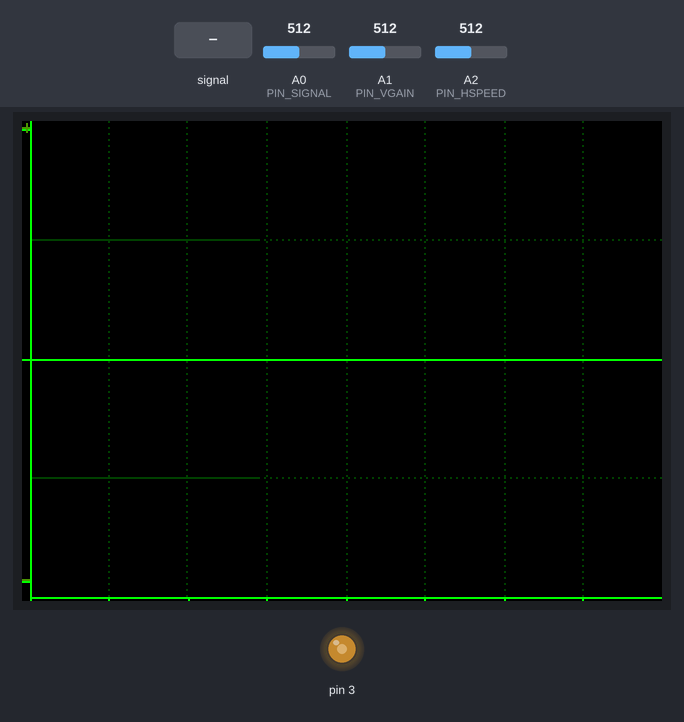
Bench run of a sketch on a simulated Arduino Uno, built with avr-gcc and run on an emulated ATmega328P. On the bench: 320×240 colour display, output pins drawn as LEDs (lit = HIGH). The inputs (shaded band) are chosen by the test bench; at power-on: A0 (PIN_SIGNAL) = 512, A1 (PIN_VGAIN) = 512, A2 (PIN_HSPEED) = 512.

Above: at 1.4 s.
1.5 s: A0 (PIN_SIGNAL) fed a 200 Hz sine of ±81 counts around its level
At 3.36 s:
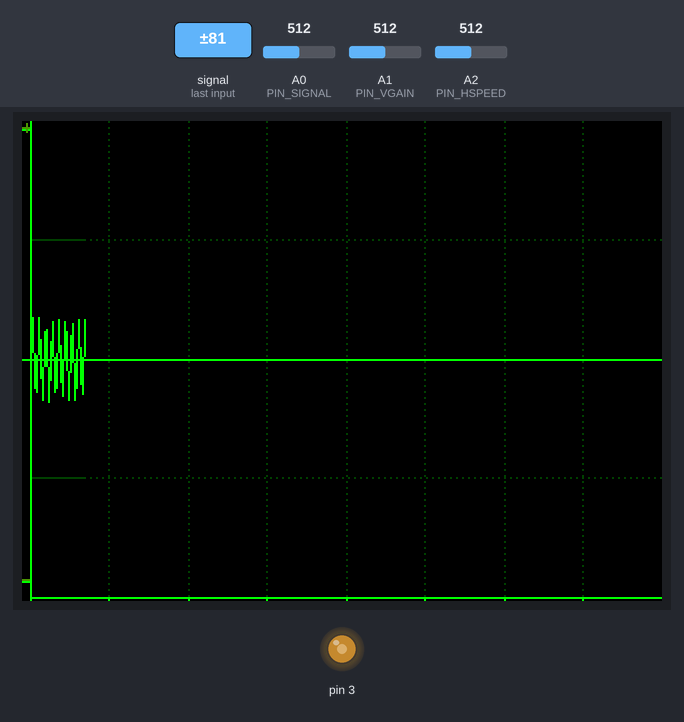
4.5 s: A0 (PIN_SIGNAL) set to 716
At 4.88 s:
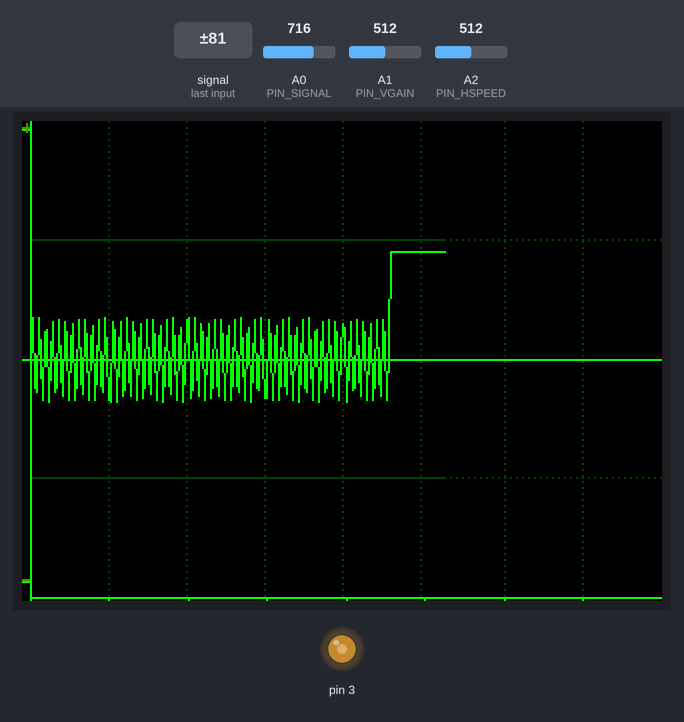
6.2 s: A1 (PIN_VGAIN) set to 716
At 6.39 s:
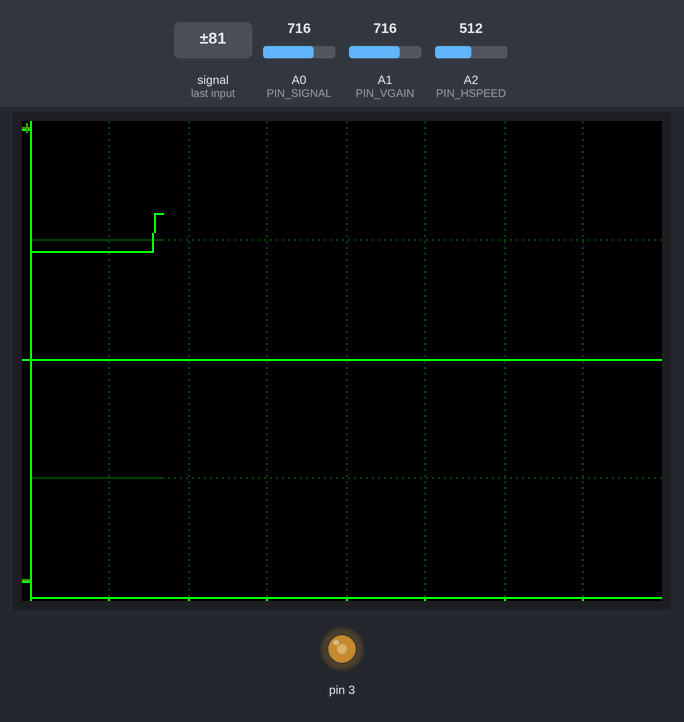
7.7 s: A2 (PIN_HSPEED) set to 716
At 7.92 s:
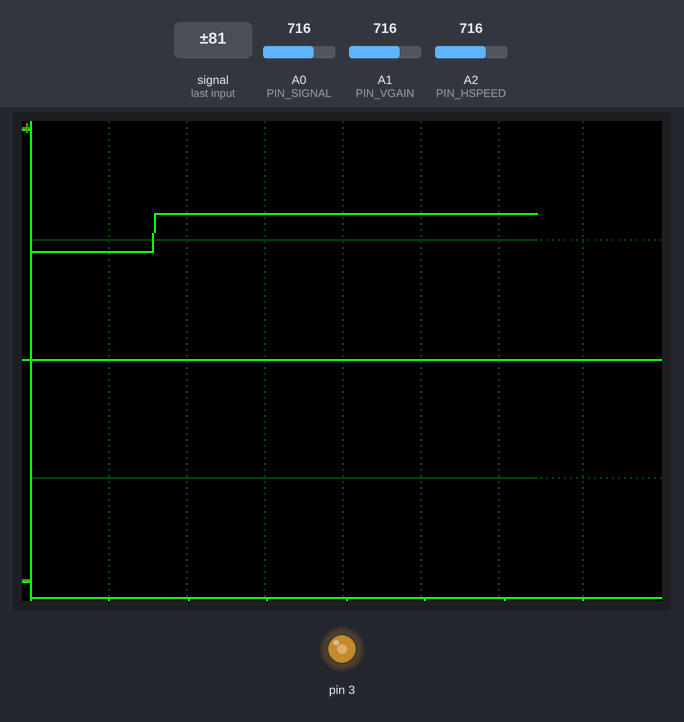
9.2 s: A0 (PIN_SIGNAL) fed a 1000 Hz sine of ±255 counts around its level
At 9.55 s:
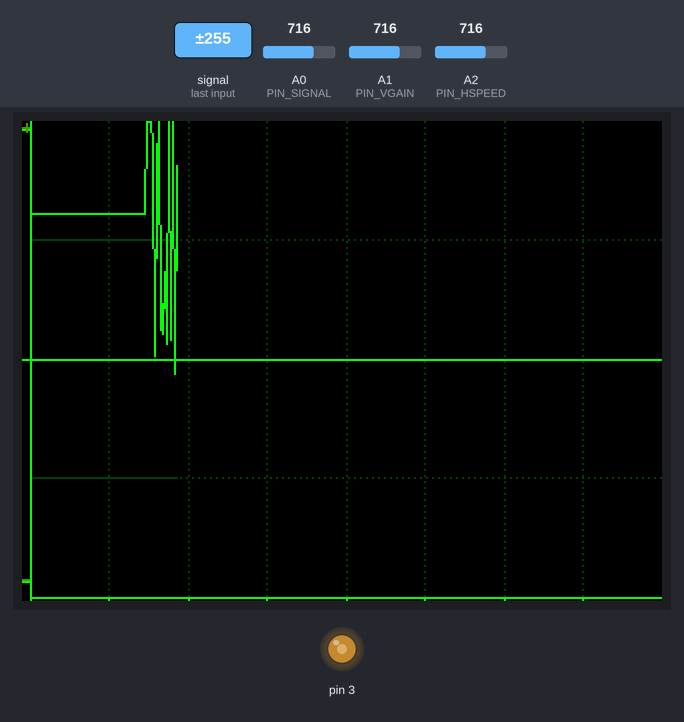
10.9 s: A0 (PIN_SIGNAL) set to 900
At 11.08 s:
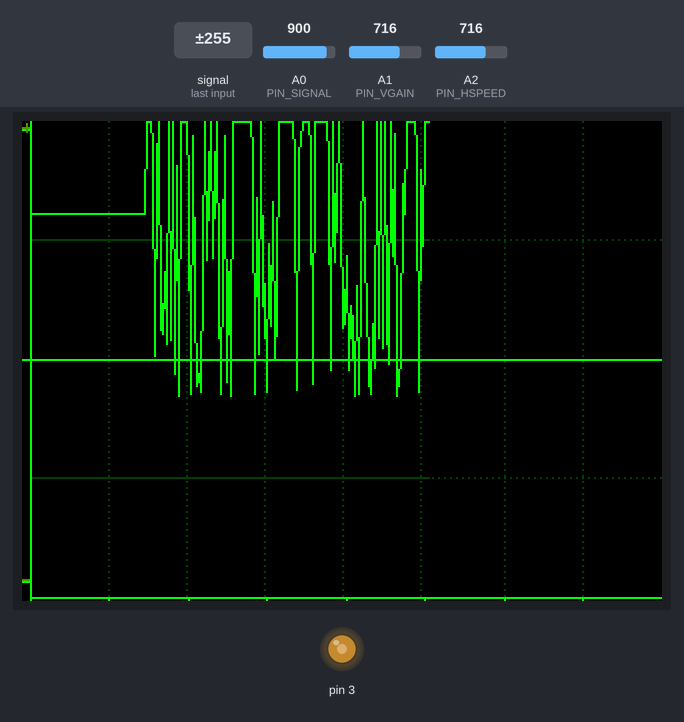
Timing chart, 0 to 13.4 s (numbered marks = the images above; inputs shaded):
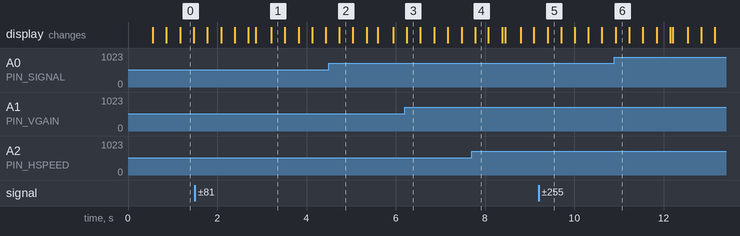

The sketch:

Oscilliscope.ino
```cpp
#include <Adafruit_GFX.h>
#include <Adafruit_ST7789.h>
#include <SPI.h>

// ── Pin definitions ──────────────────────────────────────────
#define TFT_CS   10
#define TFT_DC    9
#define TFT_RST   8

#define PIN_SIGNAL  A0
#define PIN_VGAIN   A1
#define PIN_HSPEED  A2

// ── Display ──────────────────────────────────────────────────
Adafruit_ST7789 tft = Adafruit_ST7789(TFT_CS, TFT_DC, TFT_RST);

// ── Screen dimensions (landscape) ────────────────────────────
#define SCREEN_W  320
#define SCREEN_H  240

// ── Axis/plot area margins ────────────────────────────────────
// Leave room on left for Y labels, bottom for X labels
#define MARGIN_LEFT   4
#define MARGIN_BOTTOM 2
#define PLOT_W  (SCREEN_W - MARGIN_LEFT)        // 212px wide plot
#define PLOT_H  (SCREEN_H - MARGIN_BOTTOM)      // 119px tall plot

// ── Colours (RGB565) ─────────────────────────────────────────
#define COL_BG      0x0000   // black
#define COL_GRID    0x0200   // very dark green
#define COL_AXIS    0x07E0   // bright green
#define COL_TRACE   0x07E0   // bright green
#define COL_LABEL   0x4CA0   // muted green for text

// ── Grid divisions ───────────────────────────────────────────
#define GRID_COLS  8
#define GRID_ROWS  4

int prevY = PLOT_H / 2;

// ─────────────────────────────────────────────────────────────
void setup() {
  tft.init(240, 320);
  tft.setRotation(3);          // landscape, left-to-right
  tft.fillScreen(COL_BG);
  drawAxesAndGrid();
  pinMode(3, OUTPUT);
  analogWrite(3, 127);
}

// ─────────────────────────────────────────────────────────────
void loop() {
  static int x = 0;            // x position within plot area

  // Read pots
  int vGainRaw  = analogRead(PIN_VGAIN);
  int hSpeedRaw = analogRead(PIN_HSPEED);

  // Vertical gain: 0.25× to 4×
  float vGain = map(vGainRaw, 0, 1023, 25, 400) / 100.0;

  // Horizontal delay: 0–15 ms between samples
  int hDelay = map(hSpeedRaw, 0, 1023, 0, 15);

  // Read signal, centre on zero, apply gain
  int raw     = analogRead(PIN_SIGNAL);
  int centred = raw - 512;
  int scaled  = (int)(centred * vGain);
  int y = constrain(PLOT_H / 2 - scaled / 8, 0, PLOT_H - 1);

  // Absolute screen coords
  int sx = MARGIN_LEFT + x;
  int sy = y;

  // Clear this column (restore grid/axis underneath)
  tft.drawFastVLine(sx, 0, PLOT_H, COL_BG);
  redrawGridColumn(x);

  // Draw trace segment
  int prevSX = MARGIN_LEFT + (x == 0 ? 0 : x - 1);
  tft.drawLine(prevSX, prevY, sx, sy, COL_TRACE);

  prevY = sy;
  x++;

  // When trace reaches the right edge, clear and redraw
  if (x >= PLOT_W) {
    x = 0;
    tft.fillScreen(COL_BG);
    drawAxesAndGrid();
  }

  if (hDelay > 0) delay(hDelay);
}

// ─────────────────────────────────────────────────────────────
// Draw the full axis frame, grid, tick marks and labels
// ─────────────────────────────────────────────────────────────
void drawAxesAndGrid() {

  // ── Grid lines ───────────────────────────────────────────
  for (int col = 1; col < GRID_COLS; col++) {
    int gx = MARGIN_LEFT + (col * PLOT_W / GRID_COLS);
    for (int py = 0; py < PLOT_H; py += 3) {
      tft.drawPixel(gx, py, COL_GRID);            // dashed vertical
    }
  }
  for (int row = 1; row < GRID_ROWS; row++) {
    int gy = row * PLOT_H / GRID_ROWS;
    for (int px = MARGIN_LEFT; px < SCREEN_W; px += 3) {
      tft.drawPixel(px, gy, COL_GRID);            // dashed horizontal
    }
  }

  // ── Y axis line ──────────────────────────────────────────
  tft.drawFastVLine(MARGIN_LEFT, 0, PLOT_H, COL_AXIS);

  // ── X axis line (centre) ─────────────────────────────────
  tft.drawFastHLine(MARGIN_LEFT, PLOT_H / 2, PLOT_W, COL_AXIS);

  // ── Bottom baseline ──────────────────────────────────────
  tft.drawFastHLine(MARGIN_LEFT, PLOT_H, PLOT_W, COL_AXIS);

  // ── Y axis ticks + voltage labels ────────────────────────
  // Shows +2.5V at top, 0V at centre, -2.5V at bottom (relative to 2.5V mid)
  const char* yLabels[] = {"+V", " 0", "-V"};
  int yPositions[]      = {4, PLOT_H / 2, PLOT_H - 8};

  for (int i = 0; i < 3; i++) {
    int ty = yPositions[i];
    // Tick mark on Y axis
    tft.drawFastHLine(MARGIN_LEFT - 4, ty, 5, COL_AXIS);
    // Label to the left
    tft.setCursor(0, ty - 4);
    tft.setTextColor(COL_LABEL);
    tft.setTextSize(1);
    tft.print(yLabels[i]);
  }

  // ── X axis ticks ─────────────────────────────────────────
  for (int col = 0; col <= GRID_COLS; col++) {
    int tx = MARGIN_LEFT + (col * PLOT_W / GRID_COLS);
    tft.drawFastVLine(tx, PLOT_H, 4, COL_AXIS);
  }

  // ── Corner label ─────────────────────────────────────────
  tft.setCursor(MARGIN_LEFT + 2, PLOT_H + 5);
  tft.setTextColor(COL_LABEL);
  tft.setTextSize(1);
  tft.print("t>");
}

// ─────────────────────────────────────────────────────────────
// Redraw grid pixels on a single plot-area column after clearing
// ─────────────────────────────────────────────────────────────
void redrawGridColumn(int plotX) {
  int sx = MARGIN_LEFT + plotX;

  // Vertical grid line at this column?
  if (plotX % (PLOT_W / GRID_COLS) == 0) {
    for (int py = 0; py < PLOT_H; py += 3) {
      tft.drawPixel(sx, py, COL_GRID);
    }
  }

  // Horizontal grid dots at every row division
  for (int row = 1; row < GRID_ROWS; row++) {
    tft.drawPixel(sx, row * PLOT_H / GRID_ROWS, COL_GRID);
  }

  // Redraw centre X axis and Y axis if needed
  tft.drawPixel(sx, PLOT_H / 2, COL_AXIS);
  if (plotX == 0) {
    tft.drawFastVLine(MARGIN_LEFT, 0, PLOT_H, COL_AXIS);
  }
}
```
